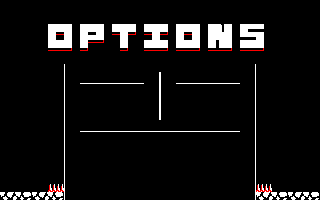

The image is a tile-based game level rendered from a .tmx file. Its description and complete source (layers, tilesets, objects, tile grids) follow:
An orthogonal 20x25 tile map with 16x8 px tiles, 1 tile layer (Menu Layer).

<map version="1.10" tiledversion="1.11.2" orientation="orthogonal" renderorder="right-down" width="20" height="25" tilewidth="16" tileheight="8" infinite="0" nextlayerid="2" nextobjectid="1">
 <tileset firstgid="1" source="Menu_tileset.tsx" />
 <layer id="1" name="Menu Layer" width="20" height="25">
  <data encoding="csv">
48,48,48,48,48,48,48,48,48,48,48,48,48,48,48,48,48,48,48,48,
48,48,48,48,48,48,48,48,48,48,48,48,48,48,48,48,48,48,48,48,
48,48,48,48,48,48,48,48,48,48,48,48,48,48,48,48,48,48,48,48,
48,48,48,4,6,4,6,4,6,4,6,4,6,9,6,35,36,48,48,48,
48,48,48,11,6,1,6,10,14,10,14,11,6,4,6,19,6,48,48,48,
48,48,48,4,6,11,14,5,48,4,6,4,6,7,6,4,6,48,48,48,
48,48,48,20,14,14,48,15,48,20,14,20,14,20,14,20,14,48,48,48,
48,48,48,48,48,48,48,48,48,48,48,48,48,48,48,48,48,48,48,48,
48,48,48,48,25,48,48,48,48,48,48,48,48,48,48,26,48,48,48,48,
48,48,48,48,25,48,48,48,48,26,25,48,48,48,48,26,48,48,48,48,
48,48,48,48,25,44,44,44,44,26,25,44,44,44,44,26,48,48,48,48,
48,48,48,48,25,48,48,48,48,26,25,48,48,48,48,26,48,48,48,48,
48,48,48,48,25,48,48,48,48,26,25,48,48,48,48,26,48,48,48,48,
48,48,48,48,25,48,48,48,48,26,25,48,48,48,48,26,48,48,48,48,
48,48,48,48,25,48,48,48,48,26,25,48,48,48,48,26,48,48,48,48,
48,48,48,48,25,48,48,48,48,48,48,48,48,48,48,26,48,48,48,48,
48,48,48,48,25,44,44,44,44,44,44,44,44,44,44,26,48,48,48,48,
48,48,48,48,25,48,48,48,48,48,48,48,48,48,48,26,48,48,48,48,
48,48,48,48,25,48,48,48,48,48,48,48,48,48,48,26,48,48,48,48,
48,48,48,48,25,48,48,48,48,48,48,48,48,48,48,26,48,48,48,48,
48,48,48,48,25,48,48,48,48,48,48,48,48,48,48,26,48,48,48,48,
48,48,48,48,25,48,48,48,48,48,48,48,48,48,48,26,48,48,48,48,
48,48,48,48,25,48,48,48,48,48,48,48,48,48,48,26,48,48,48,48,
48,48,48,43,25,48,48,48,48,48,48,48,48,48,48,26,43,48,48,48,
33,34,33,34,25,48,48,48,48,48,48,48,48,48,48,26,33,34,33,34
</data>
 </layer>
</map>
